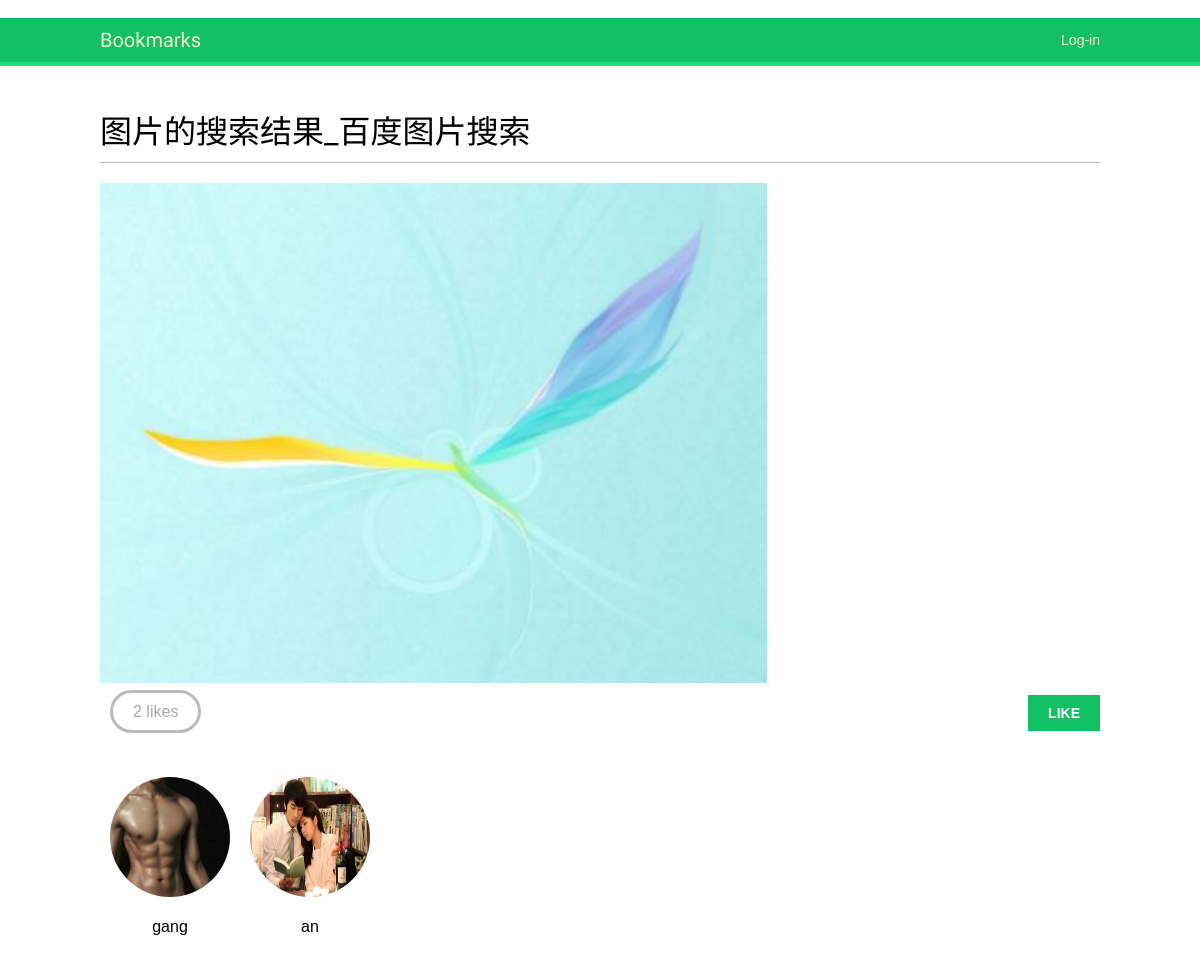
Screenshot of /images/detail/5/_/ with the database file from the repository.
### images/models.py (models this page shows, shortened)
class Image(models.Model):
    user = models.ForeignKey(settings.AUTH_USER_MODEL,related_name='images_created')
    title = models.CharField(max_length=200)
    slug = models.SlugField(max_length=200,blank=True)
    url = models.URLField()
    image = models.ImageField(upload_to='images/%Y/%m/%d')
    description = models.TextField(blank=True)
    created = models.DateField(auto_now_add=True,db_index=True)
    user_like = models.ManyToManyField(settings.AUTH_USER_MODEL,
                                        related_name='images_liked',blank=True)
    total_likes = models.PositiveIntegerField(db_index=True,default=0)
    class Meta:
        ordering = ('-created',)

### account/models.py (models this page shows, shortened)
class Profile(models.Model):
    user = models.OneToOneField(settings.AUTH_USER_MODEL)
    date_of_birth = models.DateField(blank=True, null=True)
    photo = models.ImageField(upload_to='users/%Y/%m/%d', blank=True)

### images/views.py (the view)
# urls.py: url(r'^detail/(?P<id>\d+)/(?P<slug>[-\w]+)/$', views.image_detail, name='detail'),
def image_detail(request, id, slug):
    image = get_object_or_404(Image, id=id, slug=slug)
    return render(request, 'images/image/detail.html', {'section': 'images','image': image})

### images/templates/images/image/detail.html (shortened to what this page needs)
{% extends "base.html" %}
{% block content %}
    <h1>{{ image.title }}</h1>
    <a href="{{ image.image.url }}">
        <img src="{{ image.image.url }}"  height="500"/>
    </a>
    {% with total_likes=image.user_like.count users_like=image.user_like.all %}
    <div class="image-info">
        <div>
            <span class="count">
            <span class="total">{{ total_likes }}</span>
            like{{ total_likes|pluralize }}
            </span>
            <a href="{% url "images:like" %}" data-id="{{ image.id }}" data-action="{% if request.user in users_like %}un{% endif %}like" class="like button">
            {% if request.user not in users_like %}
                Like
            {% else %}
                Unlike
            {% endif %}
            </a>
        </div>
    </div>
    <div class="image-likes">
        {% for user in image.user_like.all %}
            <div>
                <img src="{{ user.profile.photo.url }}" />
                <p>{{ user.first_name }}</p>
            </div>
        {% empty %}
            Nobody likes this image yet.
        {% endfor %}
    </div>
    {% endwith %}
{% endblock %}

### account/static/css/base.css (style rules this page uses)
body { margin:0; padding:0; font-family:helvetica, sans-serif; }
p { line-height: 1.8; }
a { color:#12c064; text-decoration:none; }
h1, h2, h3, h4, h5 , h6 { font-family: 'Muli', sans-serif; font-weight:normal; }
h1 { border-bottom:1px solid #bbb; padding:0 0 10px 0; margin:10px 0 20px 0; }
input[type=submit], a.button { font-weight:bold; background:#12c064; color:#fff; padding:10px 20px; font-size:14px; text-transform:uppercase; }
.image-info div { padding:20px 0; overflow:auto; }
.count { color:#aaa; border:3px solid #bbb; border-radius:26px; padding:10px 20px; margin:20px 10px 0; }
a.like, a.follow { float:right; margin-top:-8px; }
.image-likes div { float:left; width:auto; padding:10px; text-align:center; }
.image-likes img { width:120px; height:120px; border-radius:50%; }

### rows the page displays
Image: title "图片的搜索结果_百度图片搜索", image (picture)

### other values shown
{{ total_likes }} "2"
{{ user.first_name }} "gang"
{{ user.first_name }} "an"
